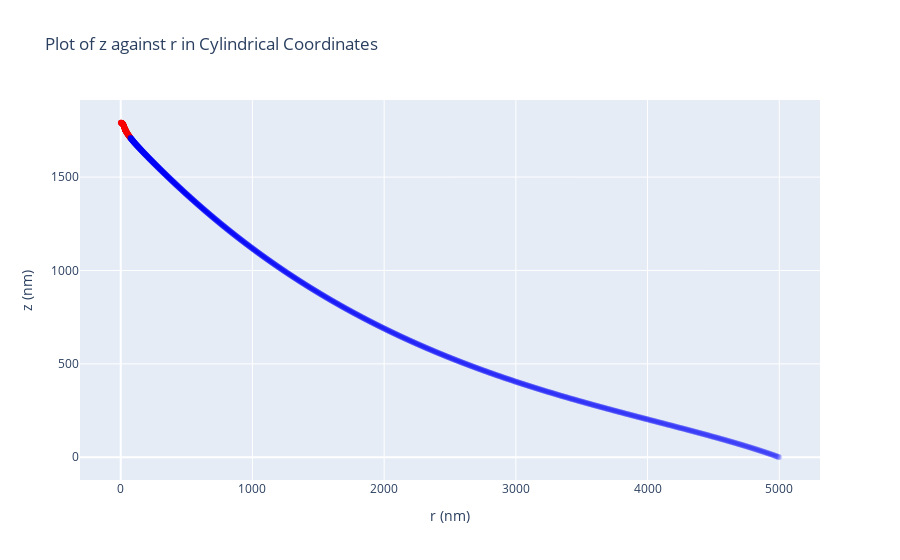

Notebook source saved alongside this figure:
### Code cell
import plotly.graph_objects as go

# Create a scatter plot for the first 500 points in red
trace1 = go.Scatter(
    x=R[0:500]*1e9,
    y=Z[0:500]*1e9,
    mode='markers',
    marker=dict(
        color='red',
        opacity=0.1
    )
)

# Create a scatter plot for the remaining points in blue
trace2 = go.Scatter(
    x=R[500:]*1e9,
    y=Z[500:]*1e9,
    mode='markers',
    marker=dict(
        color='blue',
        opacity=0.1
    )
)

# Create a layout
layout = go.Layout(
    title='Plot of z against r in Cylindrical Coordinates',
    xaxis=dict(title='r (nm)'),
    yaxis=dict(title='z (nm)'),
    showlegend=False
)

# Create a figure and add the two traces
fig = go.Figure(data=[trace1, trace2], layout=layout)

# Show the figure
fig.show()

### Figure 1 — Plotly figure (JSON) as saved in the notebook; plotly's stock layout.template omitted (floating-point values rounded to 4 significant figures; data arrays with more than 128 entries replaced by an {"elided": "..."} marker saying what was removed)
{"data": [{"marker": {"color": "red", "opacity": 0.1}, "mode": "markers", "type": "scatter", "x": {"elided": "500 float values"}, "y": {"elided": "500 float values"}}, {"marker": {"color": "blue", "opacity": 0.1}, "mode": "markers", "type": "scatter", "x": {"elided": "2501 float values"}, "y": {"elided": "2501 float values"}}], "layout": {"showlegend": false, "title": {"text": "Plot of z against r in Cylindrical Coordinates"}, "xaxis": {"title": {"text": "r (nm)"}}, "yaxis": {"title": {"text": "z (nm)"}}}}
